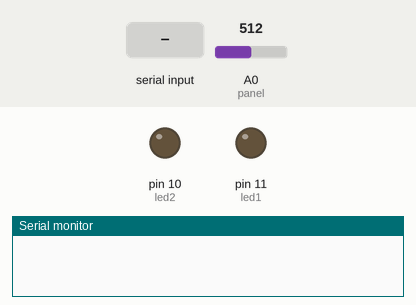
A sketch run on a simulated Arduino Uno, built with avr-gcc and run on an emulated ATmega328P. Shown: output pins drawn as LEDs (lit = HIGH), the last lines printed to the serial monitor. Inputs (shaded band) come from the test bench; at power-on: A0 (panel) = 512.

Above: at 1.2 s.
1.3 s: "1" received over Serial
At 3.3 s:
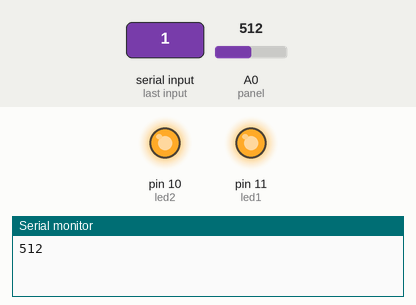
3.8 s: "2" received over Serial
At 5.1 s:
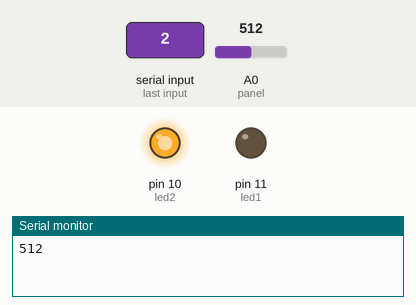
6.3 s: "3" received over Serial
At 8.2 s:
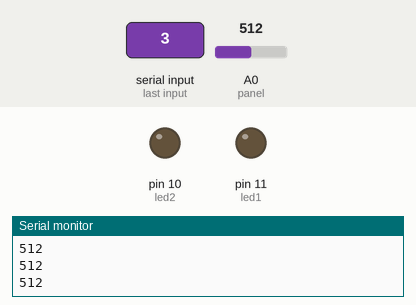
Timing chart, 0 to 9.7 s (numbered marks = the images above; inputs shaded):
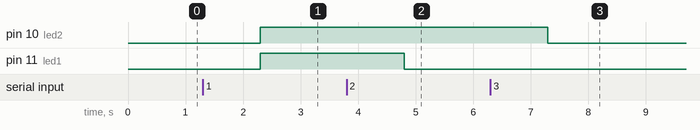

Measured:
- after the input at 1.3 s, pin 10 (led2), pin 11 (led1): LOW → HIGH after 1.0 s
- after the input at 3.8 s, pin 11 (led1): HIGH → LOW after 1.0 s
- after the input at 6.3 s, pin 10 (led2): HIGH → LOW after 1.0 s

The sketch:

testingpanel.ino
```cpp
#define led1 11
#define led2 10
#define panel A0

void setup() {
  Serial.begin(9600);
  pinMode(panel, INPUT);
  pinMode(led1, OUTPUT);
  pinMode(led2, OUTPUT);
}

void loop() {
  if (Serial.available()) {
    String input2 = Serial.readString();
    char input = input2[0];
    if (input == '1') {
      both_on();
    } else if (input == '2') {
      one();
    } else if (input == '3') {
      both_off();
    } else {
    }
    delay(500);
    Serial.println(analogRead(panel));
  }
}

void both_on() {
  digitalWrite(led1, HIGH);
  digitalWrite(led2, HIGH);
}

void both_off() {
  digitalWrite(led1, LOW);
  digitalWrite(led2, LOW);
}

void one() {
  digitalWrite(led1, LOW);
  digitalWrite(led2, HIGH);
}


// values
// 2 led on
// 1 led
// both led off

// with ambient light but close
// 303
// 286
// 251

// without ambiwnt light practical distance
// 272
// 140
// 32
// practical case
// 289
// 252
// 137
```
